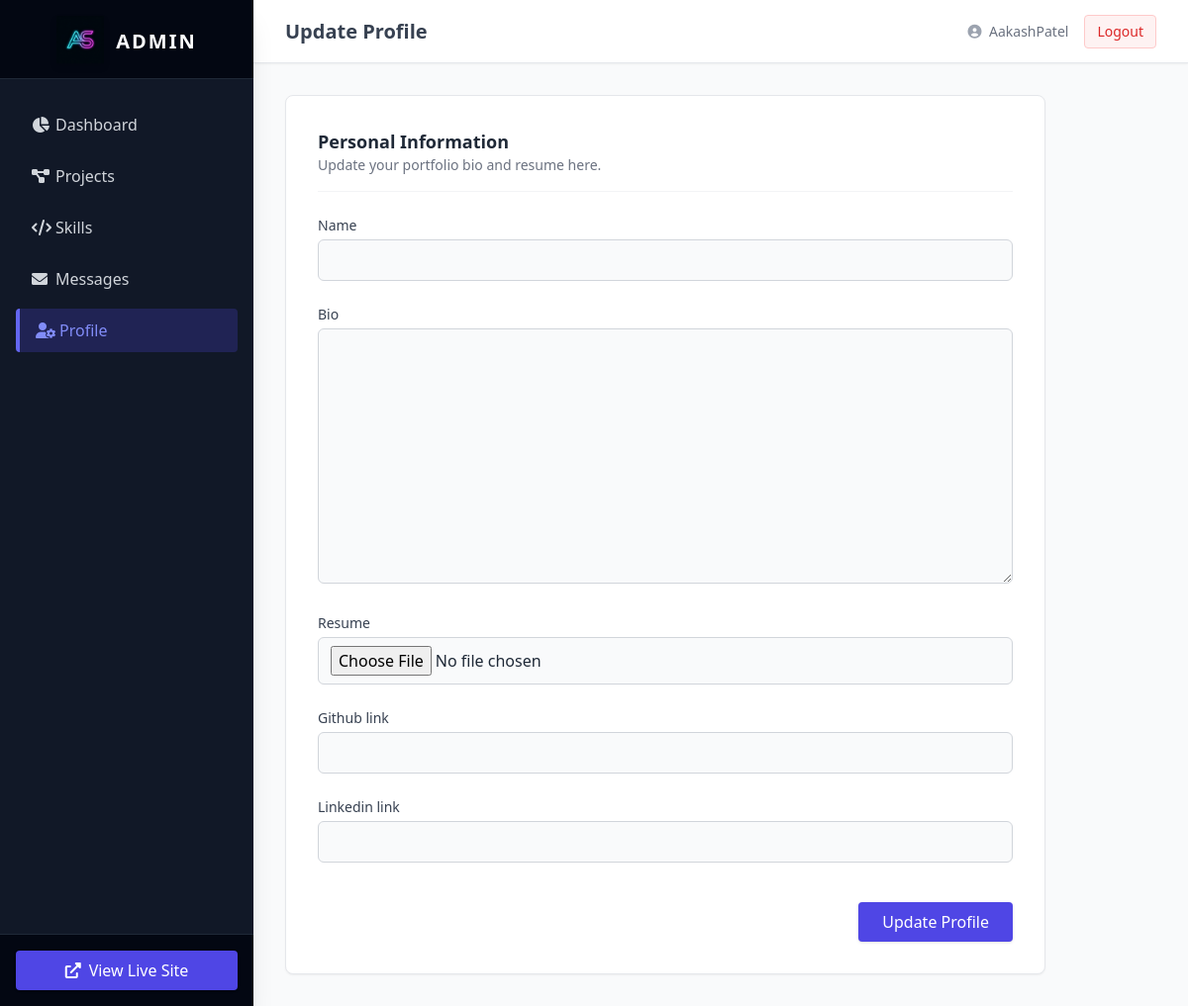
The page /dashboard/profile/ (signed in) on the database as committed earlier.
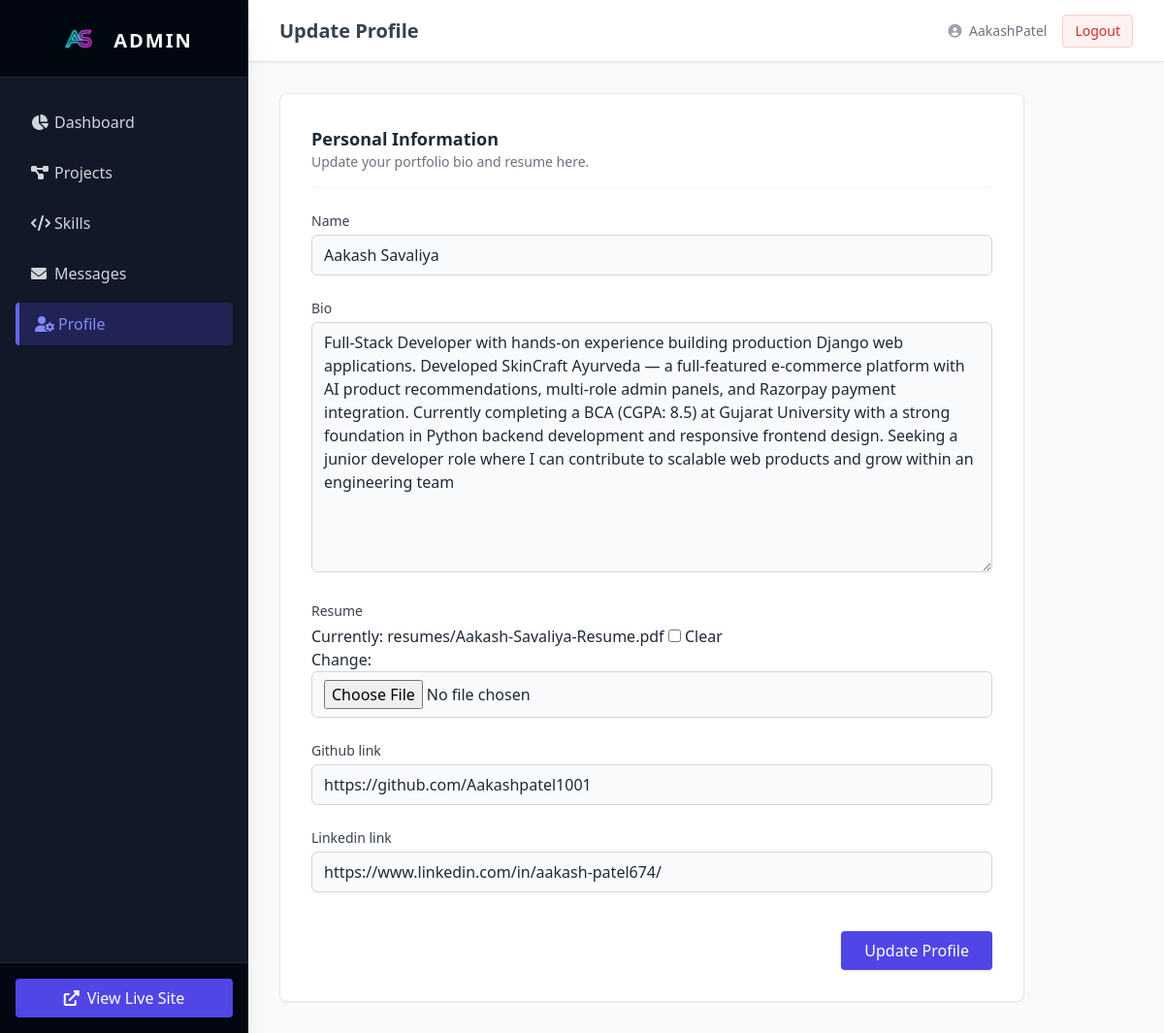
The same page on the database as committed later.
### myapp/models.py (models this page shows, shortened)
class Profile(models.Model):
    name = models.CharField(max_length=100)
    bio = models.TextField()
    resume = models.FileField(upload_to='resumes/', blank=True, null=True)
    github_link = models.URLField(blank=True, null=True)
    linkedin_link = models.URLField(blank=True, null=True)

### myapp/views.py (the view)
# urls.py: path('dashboard/profile/', views.profile_update, name='profile_update'),
@login_required(login_url='/admin/login/')
@user_passes_test(is_admin)
def profile_update(request):
    profile = Profile.objects.first()
    if request.method == 'POST':
        form = ProfileForm(request.POST, request.FILES, instance=profile)
        if form.is_valid():
            form.save()
            messages.success(request, 'Profile updated successfully.')
            return redirect('dashboard_index')
    else:
        form = ProfileForm(instance=profile)
    return render(request, 'dashboard/profile_form.html', {'form': form, 'title': 'Update Profile'})

### myapp/forms.py
class ProfileForm(forms.ModelForm):
    class Meta:
        model = Profile
        fields = ['name', 'bio', 'resume', 'github_link', 'linkedin_link']

### myapp/views.py (called while the page is built)
def is_admin(user):
    return user.is_superuser

### templates/dashboard/profile_form.html (shortened to what this page needs)
{% extends 'dashboard/base.html' %}
{% block header %}{{ title }}{% endblock %}
{% block content %}
<div class="bg-white rounded-lg shadow-sm border border-gray-200 p-8 max-w-3xl">
    <div class="mb-6 pb-4 border-b border-gray-100">
        <h3 class="text-lg font-semibold text-gray-800">Personal Information</h3>
        <p class="text-sm text-gray-500">Update your portfolio bio and resume here.</p>
    </div>
    <form method="POST" enctype="multipart/form-data" class="space-y-6">
        <div class="grid grid-cols-1 gap-6">
            {% for field in form %}
            <div>
                <label for="{{ field.id_for_label }}" class="block text-sm font-medium text-gray-700 mb-1">{{ field.label }}</label>
                {{ field }}
            </div>
            {% endfor %}
        </div>
        <div class="pt-4 flex justify-end">
            <button type="submit" class="bg-indigo-600 text-white px-6 py-2 rounded shadow hover:bg-indigo-700 transition">Update Profile</button>
        </div>
    </form>
</div>
{% endblock %}

Rows that differ between the two databases and show on the page:
added Profile: form "Aakash Savaliya" "Full-Stack Developer with hands-on experience building production Django web applications. Developed SkinCraft Ayurveda — a full-featured e-commerce platform with AI product recommendations, multi-role admin panels, and Razorpay payment integration. Currently completing a BCA (CGPA: 8.5) at Gujarat University with a strong foundation in Python backend development and responsive frontend design. Seeking a junior developer role where I can contribute to scalable web products and grow within an engineering team" "https://github.com/Aakashpatel1001" "https://www.linkedin.com/in/aakash-patel674/"
Other text that changed with them:
new list line: "Currently: resumes/Aakash-Savaliya-Resume.pdf Clear Change: ☐"
